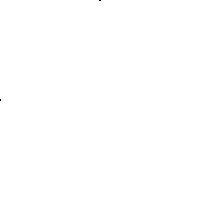
Frame 1 (no input)
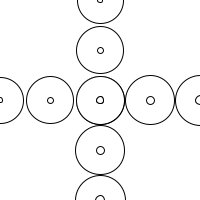
Frame 60 (the mouse pressed at the canvas centre just before this capture)
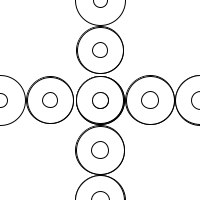
Frame 120 (the mouse held since frame 60 and released just before this capture)

The Processing sketch that drew these frames (run headless with seeded random() and noise(); from frame 60 on, the mouse is pressed at the canvas centre):

// Processing sketch: processing_167339
// ── processing_167339.pde


float a=1;
float b=0;

void setup(){
  //Setting up background size
  size(200,200); 
  //Setting up a white background
  background(255); 
 
}

void draw(){

 //circle with expanding size center circles form a cross

ellipse(100,b,a,a);
ellipse(b,100,a,a);

//a increases by 1
a=a+1;
//maximum size
if (a>50) {
  a=0;
}

b=b+50;
//maximum distance
if (b>200){
  b=0;
}



}
